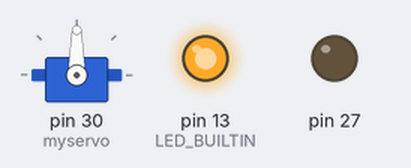
Bench run of a sketch on a simulated Arduino Mega 2560, built with avr-gcc and run on an emulated ATmega2560. Parts: servo, output pins drawn as LEDs (lit = HIGH).

Above: at 0.1 s.
Timing chart, 0 to 1.6 s (numbered marks = the images above):
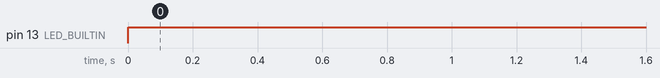

The sketch:

LED.ino
```cpp
#include <Servo.h>
Servo myservo;
int angle = 0;
void setup() {
  pinMode(LED_BUILTIN, OUTPUT);
  pinMode(27, OUTPUT);
  myservo.attach(30);
  Serial.begin(9600);
}

void loop() {
  digitalWrite(LED_BUILTIN, HIGH);   // turn the LED on (HIGH is the voltage level)
  delay(1000);                       // wait for a second
  //digitalWrite(LED_BUILTIN, LOW);    // turn the LED off by making the voltage LOW
  //delay(1000);

}
```

Measured:
- by itself, pin 13 (LED_BUILTIN): LOW → HIGH at 0.00 s
